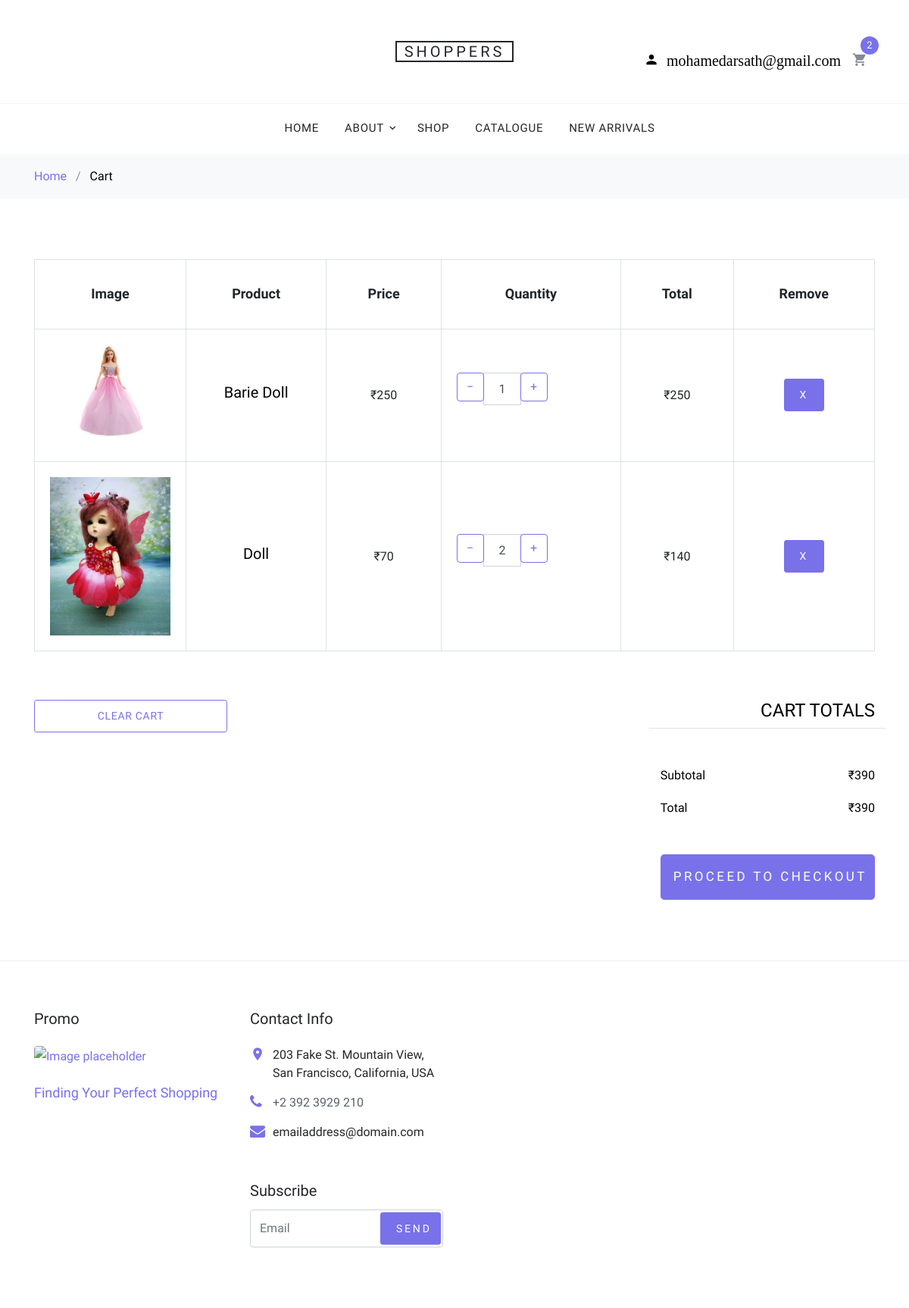
/shop/shopdetail/cart/view_cart (signed in), run on the app's committed database.
### app/models.py (models this page shows, shortened)
class Register(models.Model):
    uname=models.CharField(max_length=50)
    email=models.EmailField()
    mobno=models.IntegerField()
    passw=models.CharField(max_length=50)

class Carts(models.Model):
    user=models.ForeignKey(Register, on_delete=models.CASCADE)
    products=models.ForeignKey(Product, on_delete=models.CASCADE)
    orderid=models.UUIDField(primary_key=True,default=uuid.uuid4, editable=False)
    quantity=models.PositiveIntegerField(default=0)
    total_price=models.PositiveIntegerField(default=0)

class Product(models.Model):
    category=models.ForeignKey(Category,on_delete=models.CASCADE)
    product_name=models.CharField(max_length=50)
    price=models.IntegerField(default=0)
    product_image=models.ImageField(upload_to='images/')
    product_description=models.TextField()
    def __str__(self):
        return self.product_name

### app/views.py (the view)
# urls.py: path('shop/shopdetail/cart/view_cart',views.view_cart,name='view_cart'),
def view_cart(request):
    if 'email' in request.session:
        a=Register.objects.get(email=request.session['email'])
        c=Carts.objects.all().filter(user_id=a.id)
        b=[]
        for i in c:
            print(i.total_price)
            b.append(i.total_price)
        print(b)
        total_prod_price=sum(b)
        return render(request,'cart.html',{'session':request.session['email'],'carts':c,'lencart':len(c),'total_prod_price':total_prod_price})
    else:
        return render(request,'cart.html',{'session':None})

### templates/cart.html (shortened to what this page needs)
{% extends 'index.html' %}
{% block content %}
<div class="bg-light py-3">
      <div class="container">
        <div class="row">
          <div class="col-md-12 mb-0"><a href="{% url 'index' %}">Home</a> <span class="mx-2 mb-0">/</span> <strong class="text-black">Cart</strong></div>
        </div>
      </div>
    </div>
    <div class="site-section">
      <div class="container">
        <div class="row mb-5">
          <form class="col-md-12" method="post">
            <div class="site-blocks-table">
              <table class="table table-bordered">
                <thead>
                  <tr>
                    <th class="product-thumbnail">Image</th>
                    <th class="product-name">Product</th>
                    <th class="product-price">Price</th>
                    <th class="product-quantity">Quantity</th>
                    <th class="product-total">Total</th>
                    <th class="product-remove">Remove</th>
                  </tr>
                </thead>
                <tbody>
                {% for i in carts %}
                  <tr>
                    <td class="product-thumbnail">
                      <img src="{{ i.products.product_image.url }}" alt="Image" class="img-fluid">
                    </td>
                    <td class="product-name">
                      <h2 class="h5 text-black">{{ i.products.product_name }}</h2>
                    </td>
                    <td > &#8377;{{ i.products.price }}</td>
                    <form method="post">
                    <td>
                      <div class="input-group mb-3" style="max-width: 120px;">
                        <div class="input-group-prepend">
                          <a href="{% url 'cart_dec' id=i.products %}"><button class="btn btn-outline-primary" type="button">&minus;</button></a>
                        </div>
                        <input type="text" class="form-control text-center" value="{{ i.quantity }}" placeholder="" aria-label="Example text with button addon" aria-describedby="button-addon1">
                        <div class  ="input-group-append">
                            <a href="{% url 'cart_inc' id=i.products %}"><button class="btn btn-outline-primary" type="button" >&plus;</button></a>
                        </div>
                      </div>
                     </form>
                    <td> &#8377;{{ i.total_price }}</td>
                    <td><a href="{% url 'deletecartoneitem' id=i.products %}" class="btn btn-primary btn-sm">X</a></td>
                  </tr>
                {% endfor %}
                </tbody>
              </table>
            </div>
          </form>
        </div>
        <div class="row">
          <div class="col-md-6">
            <div class="row mb-5">
              <div class="col-md-6 mb-3 mb-md-0">
                  <a href="{% url 'clearcarts' %}"><button class="btn btn-outline-primary btn-sm btn-block">Clear Cart</button></a>
              </div>
              <div class="col-md-6">
              </div>
            </div>
          </div>
          <div class="col-md-6 pl-5">
            <div class="row justify-content-end">
              <div class="col-md-7">
                <div class="row">
                  <div class="col-md-12 text-right border-bottom mb-5">
                    <h3 class="text-black h4 text-uppercase">Cart Totals</h3>
                  </div>
                </div>
                <div class="row mb-3">
                  <div class="col-md-6">
                    <span class="text-black">Subtotal</span>
                  </div>
                  <div class="col-md-6 text-right">
                    <strong class="text-black"> &#8377;{{ total_prod_price }}</strong>
                  </div>
                </div>
                <div class="row mb-5">
                  <div class="col-md-6">
                    <span class="text-black">Total</span>
                  </div>
                  <div class="col-md-6 text-right">
                    <strong class="text-black"> &#8377;{{ total_prod_price }}</strong>
                  </div>
                </div>
                <div class="row">
                  <div class="col-md-12">
                    <button class="btn btn-primary btn-lg py-3 btn-block" onclick="window.location='{% url 'checkout' %}'">Proceed To Checkout</button>
                  </div>
                </div>
              </div>
            </div>
          </div>
        </div>
      </div>
    </div>
{% endblock %}

### templates/index.html (shortened to what this page needs)
{% load static %}
<!DOCTYPE html>
<html lang="en">
  <head>
    <link rel="stylesheet" href="https://cdnjs.cloudflare.com/ajax/libs/font-awesome/4.7.0/css/font-awesome.min.css">
    <link rel="stylesheet" href="{% static 'fonts/icomoon/style.css' %}">
    <link rel="stylesheet" href="{% static 'css/bootstrap.min.css' %}">
    <link rel="stylesheet" href="{% static 'css/magnific-popup.css' %}">
    <link rel="stylesheet" href="{% static 'css/jquery-ui.css' %}">
    <link rel="stylesheet" href="{% static 'css/owl.carousel.min.css' %}">
    <link rel="stylesheet" href="{% static 'css/owl.theme.default.min.css' %}">
    <link rel="stylesheet" href="{% static 'css/aos.css' %}">
    <link rel="stylesheet" href="{% static 'css/style.css' %}">
  </head>
  <body>
  <div class="site-wrap">
    <header class="site-navbar" role="banner">
      <div class="site-navbar-top">
        <div class="container">
          <div class="row align-items-center">
            <div class="col-6 col-md-4 order-2 order-md-1 site-search-icon text-left">
            </div>
            <div class="col-12 mb-3 mb-md-0 col-md-4 order-1 order-md-2 text-center">
              <div class="site-logo">
                <a href="{% url 'index' %}" class="js-logo-clone">Shoppers</a>
              </div>
            </div>
            <div class="col-6 col-md-4 order-3 order-md-3 text-right">
              <div class="site-top-icons">
                <ul>
                  {% if session is None %}
                      <li><a href="#">
                      <div class="dropdown1">
                      <button class="dropbtn"><span class="icon icon-person"></span></button>
                      <div class="dropdown-content1">
                        <a href="{% url 'register' %}">Register</a>
                        <a href="{% url 'login' %}">Login</a>
                      </div>
                    </div>
                    </a></li>
                  {% else %}
                      <li><a href="#">
                      <div class="dropdown1">
                      <button class="dropbtn"style="color:#000;"><span class="icon icon-person"> {{ session }}</span></button>
                    </div>
                    </a></li>
                  {% endif %}
                  {% if lencart == 0 %}
                  <li>
                    <a href="{% url 'view_cart' %}" class="site-cart">
                      <span class="icon icon-shopping_cart"></span>
                      <span class="count"></span>
                    </a>
                  </li>
                 {% else %}
                      <li>
                    <a href="{% url 'view_cart' %}" class="site-cart">
                      <span class="icon icon-shopping_cart"></span>
                      <span class="count">{{ lencart }}</span>
                    </a>
                  </li>
                 {% endif %}
                </ul>
              </div>
            </div>
          </div>
        </div>
      </div>
      <nav class="site-navigation text-right text-md-center" role="navigation">
        <div class="container">
          <ul class="site-menu js-clone-nav d-none d-md-block">
            <li>
              <a href="{% url 'index' %}">Home</a>
            </li>
            <li class="has-children">
              <a href="{% url 'about' %}">About</a>
            </li>
            <li><a href="{% url 'shop' %}">Shop</a></li>
            <li><a href="{% url 'category' %}">Catalogue</a></li>
            <li><a href="{% url 'newarrivals' %}">New Arrivals</a></li>
          </ul>
        </div>
      </nav>
    </header>
    {% block content %}{% endblock %}
    <footer class="site-footer border-top">
      <div class="container">
        <div class="row">
          <div class="col-md-6 col-lg-3 mb-4 mb-lg-0">
            <h3 class="footer-heading mb-4">Promo</h3>
            <a href="#" class="block-6">
              <img src="{% static 'images/hero1.jpg' %}" alt="Image placeholder" class="img-fluid rounded mb-4">
              <h3 class="font-weight-light  mb-0">Finding Your Perfect Shopping</h3>
            </a>
          </div>
          <div class="col-md-6 col-lg-3">
            <div class="block-5 mb-5">
              <h3 class="footer-heading mb-4">Contact Info</h3>
              <ul class="list-unstyled">
                <li class="address">203 Fake St. Mountain View, San Francisco, California, USA</li>
                <li class="phone"><a href="tel://23923929210">+2 392 3929 210</a></li>
                <li class="email">emailaddress@domain.com</li>
              </ul>
            </div>
            <div class="block-7">
              <form action="{% url 'index' %}" method="post">
                <label for="email_subscribe" class="footer-heading">Subscribe</label>
                <div class="form-group">
                  <input type="text" class="form-control py-4" id="email_subscribe" placeholder="Email">
                  <input type="submit" class="btn btn-sm btn-primary" value="Send">
                </div>
              </form>
            </div>
          </div>
        </div>
      </div>
    </footer>
  </div>
  </body>
</html>
{% load sweetify %}

### templates/index.html (style rules this page uses)
.dropbtn { background-color: white; color: blue; padding: 1px; font-size: 16px; border: none; cursor: pointer; border-radius: 100%; }
.dropdown1 { position: relative; display: block; }

### data on the page
Register: email "mohamedarsath@gmail.com"
Carts: products.product_image (picture), products.product_name "Barie Doll", products.price "250", quantity "1", total_price "250"
Carts: products.product_image (picture), products.product_name "Doll", products.price "70", quantity "2", total_price "140"

### other printed values
{{ lencart }} "2"
{{ total_prod_price }} "390"
